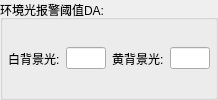
                <widget class="QGroupBox" name="groupBox_81">
                 <property name="sizePolicy">
                  <sizepolicy hsizetype="Expanding" vsizetype="Preferred">
                   <horstretch>0</horstretch>
                   <verstretch>0</verstretch>
                  </sizepolicy>
                 </property>
                 <property name="title">
                  <string>环境光报警阈值DA:</string>
                 </property>
                 <layout class="QHBoxLayout" name="horizontalLayout_64">
                  <property name="leftMargin">
                   <number>5</number>
                  </property>
                  <property name="topMargin">
                   <number>5</number>
                  </property>
                  <property name="rightMargin">
                   <number>5</number>
                  </property>
                  <property name="bottomMargin">
                   <number>5</number>
                  </property>
                  <item>
                   <widget class="QLabel" name="label_368">
                    <property name="text">
                     <string>白背景光:</string>
                    </property>
                   </widget>
                  </item>
                  <item>
                   <widget class="QLineEdit" name="lineEdit_whiteLampEnvLightAlarm">
                    <property name="maximumSize">
                     <size>
                      <width>40</width>
                      <height>16777215</height>
                     </size>
                    </property>
                   </widget>
                  </item>
                  <item>
                   <widget class="QLabel" name="label_369">
                    <property name="text">
                     <string>黄背景光:</string>
                    </property>
                   </widget>
                  </item>
                  <item>
                   <widget class="QLineEdit" name="lineEdit_yellowLampEnvLightAlarm">
                    <property name="maximumSize">
                     <size>
                      <width>40</width>
                      <height>16777215</height>
                     </size>
                    </property>
                   </widget>
                  </item>
                  <item>
                   <spacer name="horizontalSpacer_119">
                    <property name="orientation">
                     <enum>Qt::Horizontal</enum>
                    </property>
                    <property name="sizeHint" stdset="0">
                     <size>
                      <width>0</width>
                      <height>20</height>
                     </size>
                    </property>
                   </spacer>
                  </item>
                 </layout>
                </widget>
